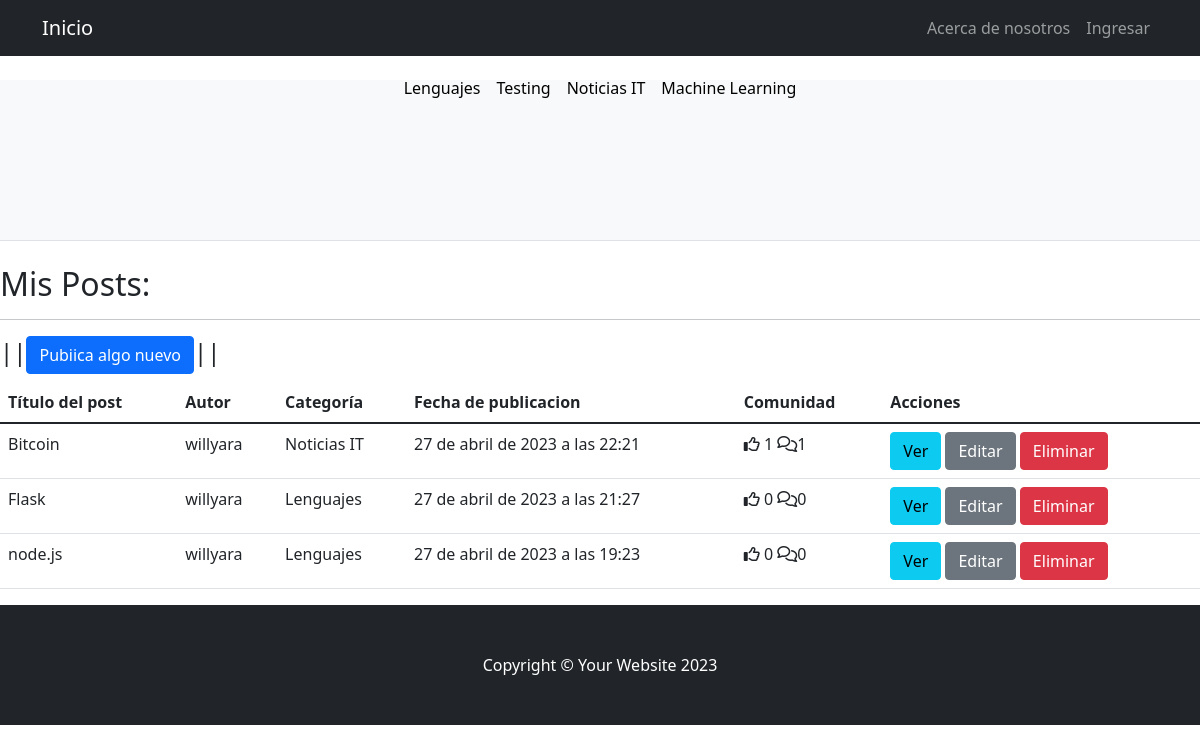
Page /postApp/postLista/ on the committed database.
### postApp/models.py (models this page shows, shortened)
class Post(models.Model):
    titulo = models.CharField('titulo', max_length=500, null=False, blank=False)
    subtitulo = models.CharField(
        'subtitulo', max_length=500, null=False, blank=False)
    contenido = RichTextField('contenido', null=False, blank=False)
    imagen = models.ImageField(
        upload_to='imagenes_post', null=True, blank=True)
    categoria = models.ForeignKey(Categoria,  on_delete=models.DO_NOTHING)
    autor = models.ForeignKey(User, on_delete=models.CASCADE)
    fecha_publicacion = models.DateTimeField(auto_now_add=True)
    fecha_edicion = models.DateTimeField(auto_now=True)
    likes = models.ManyToManyField(User, related_name='likes_posts')
    @property
    def get_comentarios_count(self):
        return self.comentarios.all().count()

class Categoria(models.Model):
    nombre = models.CharField(
        'categoria', max_length=100, null=False, blank=False)
    def __str__(self):
        return self.nombre

### postApp/views.py (the view)
# urls.py: path('postLista/', views.ListaPosts.as_view(), name='postLista'),
class ListaPosts(ListView):
    model = Post
    template_name= "postApp/lista_post.html"
    ordering = ['-fecha_publicacion']

### templates/postApp/lista_post.html (shortened to what this page needs)
{% extends 'index.html' %}
{% block editNavBar %}
{% if not request.user.is_authenticated  %}
<li class="nav-item"><a class="nav-link" href="{% url 'AboutUs' %}">Acerca de nosotros</a></li>
<li class="nav-item"><a class="nav-link" href="{% url 'Login' %}">Ingresar</a></li>
{% endif %}
{% endblock editNavBar %}
{% if user.is_authenticated %}
    {% block blockPosts %}
        <h2>
            Mis Posts:
            <hr>
        </h2>
        <h4>||<a class="btn btn-primary" href="{% url 'crearPost' %}" role="button">Pubiica algo nuevo</a>||</h4>
        <div class="table-responsive">
          <table class="table table-stripped">
            <thead>
              <tr>
                <th>Título del post</th>
                <th>Autor</th>
                <th>Categoría</th>
                <th>Fecha de publicacion</th>
                <th>Comunidad</th>
                <th>Acciones</th>
              </tr>
            </thead>
            <tbody>
              {% for post in object_list  %}
                <tr>
                  <td>{{ post.titulo }}</td>
                  <td>{{ post.autor }}</td>
                  <td>{{ post.categoria }}</td>
                  <td>{{ post.fecha_publicacion }}</td>
                  <td><span><i class="fa-regular fa-thumbs-up"></i> {{ post.likes.count }}</span> <span><i class="fa-regular fa-comments"></i>{{ post.get_comentarios_count }}</span></td>
                  <td><a class="btn btn-info" href="{% url 'verPost' post.id %}" role="button">Ver</a> <a class="btn btn-secondary" href="{% url 'editarPost' post.id %}" role="button">Editar</a> <a class="btn btn-danger" href="{% url 'borrarPost' post.id %}" role="button">Eliminar</a></td>
                </tr>
                {% endfor %}
            </tbody>
          </table>
    {% endblock blockPosts %}
{% else %}
  <div class="alert alert-warning" role="alert">
    Inicia sesión para poder postear algo!. <a href="{% url 'Login' %}" class="alert-link">Iniciar Sesión</a>. Ahí encontraras el boton para poder registrarte tambien.
  </div>
{% endif %}

### rows in the picture
Post: titulo "Bitcoin", autor "willyara", categoria "Noticias IT", fecha_publicacion "27 de abril de 2023 a las 22:21", likes.count "1", get_comentarios_count "1"
Post: titulo "Flask", autor "willyara", categoria "Lenguajes", fecha_publicacion "27 de abril de 2023 a las 21:27", likes.count "0", get_comentarios_count "0"
Post: titulo "node.js", autor "willyara", categoria "Lenguajes", fecha_publicacion "27 de abril de 2023 a las 19:23", likes.count "0", get_comentarios_count "0"
